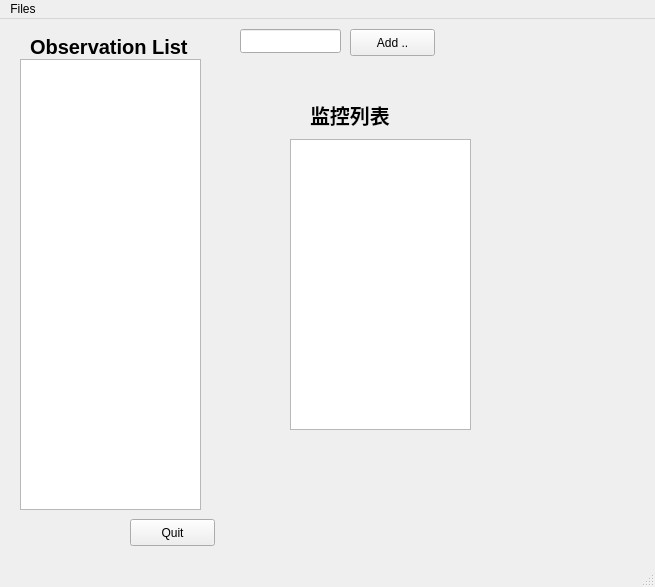
<?xml version="1.0" encoding="UTF-8"?>
<ui version="4.0">
 <class>MainWindow</class>
 <widget class="QMainWindow" name="MainWindow">
  <property name="geometry">
   <rect>
    <x>0</x>
    <y>0</y>
    <width>655</width>
    <height>587</height>
   </rect>
  </property>
  <property name="windowTitle">
   <string>MainWindow</string>
  </property>
  <widget class="QWidget" name="centralwidget">
   <widget class="QListView" name="monitoredListView">
    <property name="geometry">
     <rect>
      <x>290</x>
      <y>120</y>
      <width>181</width>
      <height>291</height>
     </rect>
    </property>
   </widget>
   <widget class="QLineEdit" name="lineEdit">
    <property name="geometry">
     <rect>
      <x>240</x>
      <y>10</y>
      <width>101</width>
      <height>24</height>
     </rect>
    </property>
   </widget>
   <widget class="QPushButton" name="addButton">
    <property name="geometry">
     <rect>
      <x>350</x>
      <y>10</y>
      <width>85</width>
      <height>27</height>
     </rect>
    </property>
    <property name="text">
     <string>Add ..</string>
    </property>
   </widget>
   <widget class="QPushButton" name="quitButton">
    <property name="geometry">
     <rect>
      <x>130</x>
      <y>500</y>
      <width>85</width>
      <height>27</height>
     </rect>
    </property>
    <property name="text">
     <string>Quit</string>
    </property>
   </widget>
   <widget class="QListView" name="favorListView">
    <property name="geometry">
     <rect>
      <x>20</x>
      <y>40</y>
      <width>181</width>
      <height>451</height>
     </rect>
    </property>
   </widget>
   <widget class="QLabel" name="label">
    <property name="geometry">
     <rect>
      <x>30</x>
      <y>20</y>
      <width>161</width>
      <height>16</height>
     </rect>
    </property>
    <property name="font">
     <font>
      <pointsize>15</pointsize>
      <weight>75</weight>
      <bold>true</bold>
     </font>
    </property>
    <property name="text">
     <string>Observation List</string>
    </property>
   </widget>
   <widget class="QLabel" name="label_2">
    <property name="geometry">
     <rect>
      <x>310</x>
      <y>80</y>
      <width>161</width>
      <height>31</height>
     </rect>
    </property>
    <property name="font">
     <font>
      <pointsize>15</pointsize>
      <weight>75</weight>
      <bold>true</bold>
     </font>
    </property>
    <property name="text">
     <string>监控列表</string>
    </property>
   </widget>
  </widget>
  <widget class="QMenuBar" name="menubar">
   <property name="geometry">
    <rect>
     <x>0</x>
     <y>0</y>
     <width>655</width>
     <height>26</height>
    </rect>
   </property>
   <widget class="QMenu" name="menuFiles">
    <property name="title">
     <string>Files</string>
    </property>
    <addaction name="actionSave"/>
    <addaction name="actionExit"/>
    <addaction name="actionLoad_Configs"/>
   </widget>
   <addaction name="menuFiles"/>
  </widget>
  <widget class="QStatusBar" name="statusbar"/>
  <action name="actionSave">
   <property name="text">
    <string>Save</string>
   </property>
  </action>
  <action name="actionExit">
   <property name="text">
    <string>Exit</string>
   </property>
  </action>
  <action name="actionLoad_Configs">
   <property name="text">
    <string>Load Configs</string>
   </property>
  </action>
 </widget>
 <resources/>
 <connections>
  <connection>
   <sender>quitButton</sender>
   <signal>clicked()</signal>
   <receiver>MainWindow</receiver>
   <slot>close()</slot>
   <hints>
    <hint type="sourcelabel">
     <x>172</x>
     <y>539</y>
    </hint>
    <hint type="destinationlabel">
     <x>186</x>
     <y>293</y>
    </hint>
   </hints>
  </connection>
  <connection>
   <sender>actionExit</sender>
   <signal>triggered()</signal>
   <receiver>MainWindow</receiver>
   <slot>close()</slot>
   <hints>
    <hint type="sourcelabel">
     <x>-1</x>
     <y>-1</y>
    </hint>
    <hint type="destinationlabel">
     <x>372</x>
     <y>299</y>
    </hint>
   </hints>
  </connection>
  <connection>
   <sender>addButton</sender>
   <signal>clicked()</signal>
   <receiver>monitoredListView</receiver>
   <slot>update()</slot>
   <hints>
    <hint type="sourcelabel">
     <x>262</x>
     <y>99</y>
    </hint>
    <hint type="destinationlabel">
     <x>180</x>
     <y>326</y>
    </hint>
   </hints>
  </connection>
 </connections>
</ui>
